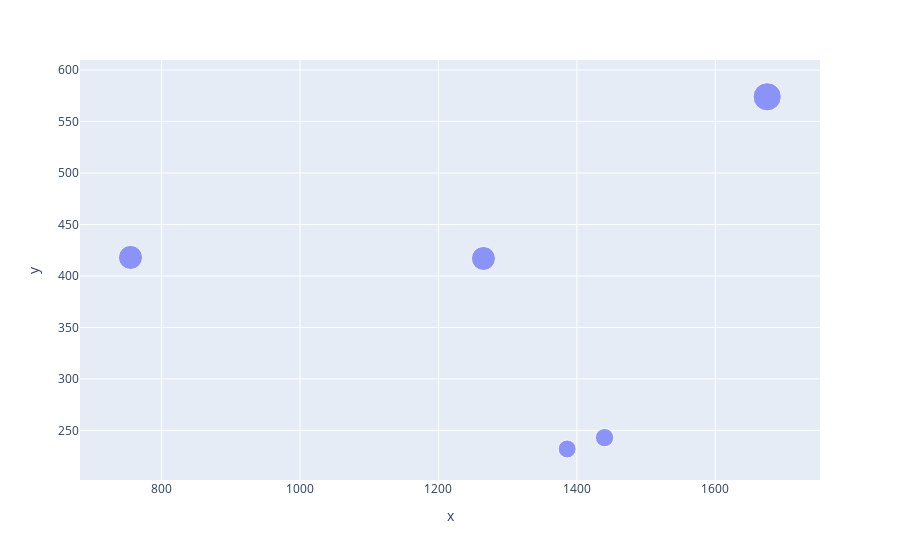

Notebook code cell kept with this figure:
### Code cell
px.scatter(x=df.GDP, y=df.Population, size=df.Population)

### Figure 1 — Plotly figure (JSON) as saved in the notebook; plotly's stock layout.template omitted (floating-point values rounded to 4 significant figures)
{"data": [{"hovertemplate": "x=%{x}<br>y=%{y}<br>size=%{marker.size}<extra></extra>", "legendgroup": "", "marker": {"color": "#636efa", "size": [232, 418, 574, 243, 417], "sizemode": "area", "sizeref": 1.435, "symbol": "circle"}, "mode": "markers", "name": "", "orientation": "v", "showlegend": false, "type": "scatter", "x": [1386, 755, 1675, 1440, 1265], "xaxis": "x", "y": [232, 418, 574, 243, 417], "yaxis": "y"}], "layout": {"legend": {"itemsizing": "constant", "tracegroupgap": 0}, "margin": {"t": 60}, "xaxis": {"anchor": "y", "domain": [0, 1], "title": {"text": "x"}}, "yaxis": {"anchor": "x", "domain": [0, 1], "title": {"text": "y"}}}}
